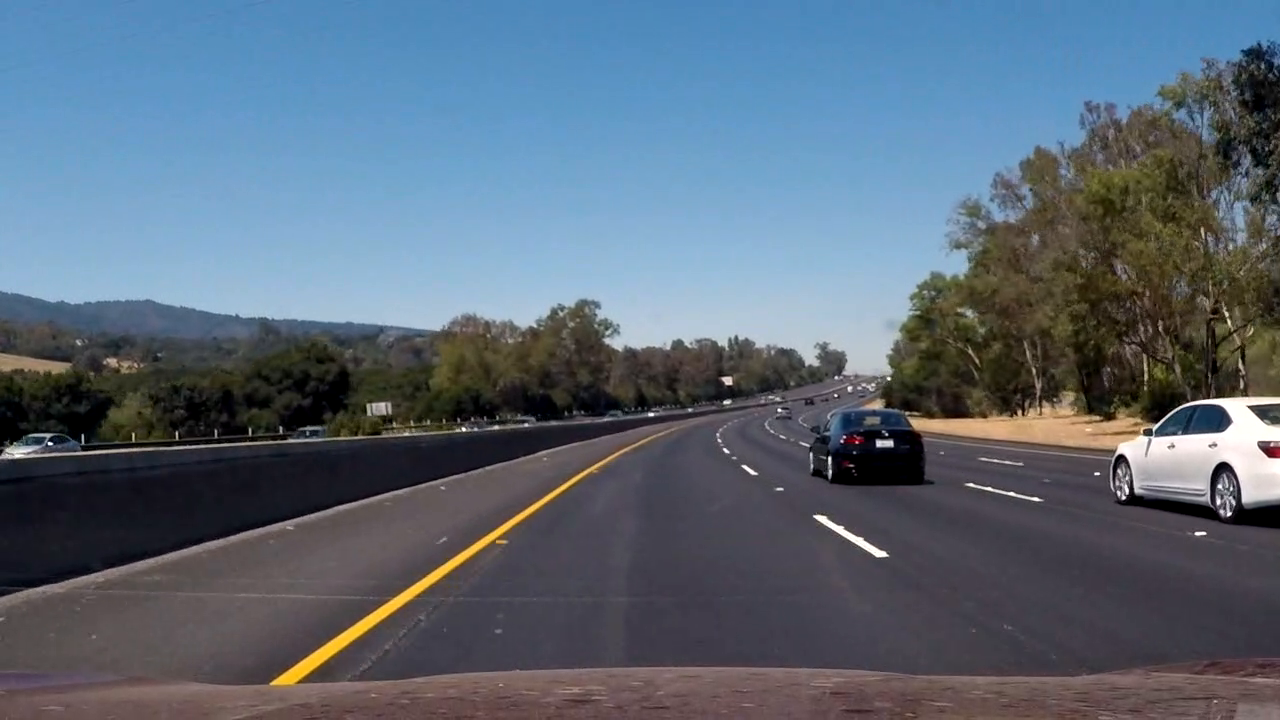
#> input picture test_images/detection_testing/frame_43.png, 1280 x 720 px
$ jupyter execute --allow-errors model_testing.ipynb   (shell and % lines are left out)
#> lines starting #> are read from the running program, lines starting #| are printed output that depends on the picture
[cell 1]
#!/usr/bin/env python -W ignore::DeprecationWarning

import glob, pickle, os, time
from tqdm import tqdm
import numpy as np
import pandas as pd
import cv2

import matplotlib.pyplot as plt
import matplotlib.image as mpimg

from helper_functions import *
from skimage.feature import hog
from skimage.util import img_as_ubyte
from skimage.exposure import rescale_intensity, equalize_adapthist
from skimage.transform import resize
from sklearn.preprocessing import StandardScaler
from sklearn.model_selection import train_test_split
from sklearn.metrics import accuracy_score, f1_score, classification_report
from scipy.ndimage.measurements import label

from sklearn.svm import SVC
from xgboost import XGBClassifier

import warnings
warnings.filterwarnings("ignore")

[cell 2]
### PARAMETERS ###
processed_images = False
clf_train_features_name = None
clf_type = 'xgb'

[cell 3]
# [15 lines left out: function load_images_labels, not called in this run]

[cell 4]
# Feature gen step - same for both training & prediction

# [38 lines left out: function extract_features, not called in this run]

[cell 5]
# [15 lines left out: function dump_clf, not called in this run]

def load_clf(clf_name):
    with open('clfs/'+clf_name, 'rb') as f:
        clf = pickle.load(f)
    f.close()

    return clf

[cell 6]
# [51 lines left out: function train_clf, not called in this run]

[cell 7]
# [16 lines left out: function train_clf_pipeline, not called in this run]

[cell 8]
#train_clf_pipeline(testing = False)

[cell 9]
# For processing new image

# Here is your draw_boxes function from the previous exercise
def draw_boxes(img, bboxes, color=(0, 0, 255), thick=6):
    # Make a copy of the image
    imcopy = np.copy(img)
    # Iterate through the bounding boxes
    for bbox in bboxes:
        # Draw a rectangle given bbox coordinates
        cv2.rectangle(imcopy, bbox[0], bbox[1], color, thick)
    # Return the image copy with boxes drawn
    return imcopy


# Define a function that takes an image,
# start and stop positions in both x and y,
# window size (x and y dimensions),
# and overlap fraction (for both x and y)
def slide_window(img, window_dict, x_overlap=0.75):
    window_list = []
    for y_end in window_dict.keys():
        for win_h in window_dict[y_end]:
            y_start = min(y_end-win_h, img.shape[0])
            x_start = 0
            x_end = min(x_start+win_h, img.shape[1])
            while x_end < img.shape[1]:
                window = ((x_start, y_start), (x_end, y_end))
                window_list.append(window)
                x_start += int(win_h*(1-x_overlap))
                x_end = min(x_start+win_h, img.shape[1])
            x_start = img.shape[1] - win_h
            x_end = img.shape[1]
            window = ((x_start, y_start), (x_end, y_end))
            window_list.append(window)

    # Return the list of windows
    return window_list

[cell 10]
image = mpimg.imread('test_images/detection_testing/frame_43.png')
#> image is the input picture: shape (720, 1280, 3) float32; mean R, G, B 0.355, 0.41, 0.467

window_dict = {
                448: [48],
                472: [64, 72],
                488: [72, 96],
                504: [96, 128],
                520: [96, 128],
                536: [96, 128],
                552: [96, 128, 144, 160],
                576: [144, 160, 192],
                588: [144, 160, 192],
                600: [160, 192],
                624: [192, 216],
                648: [192, 216],
                660: [192, 216]
                }

windows = slide_window(image, window_dict, x_overlap=0.25)
#> windows = 411 items

window_img = draw_boxes(image, windows, color=(0, 0, 255), thick=6)
#> the loop in draw_boxes, `for bbox in bboxes:` made 411 passes
#> bbox on passes 1 to 3: ((0, 400), (48, 448)), ((36, 400), (84, 448)), ((72, 400), (120, 448))
#> after the loop in draw_boxes, `for bbox in bboxes:`:
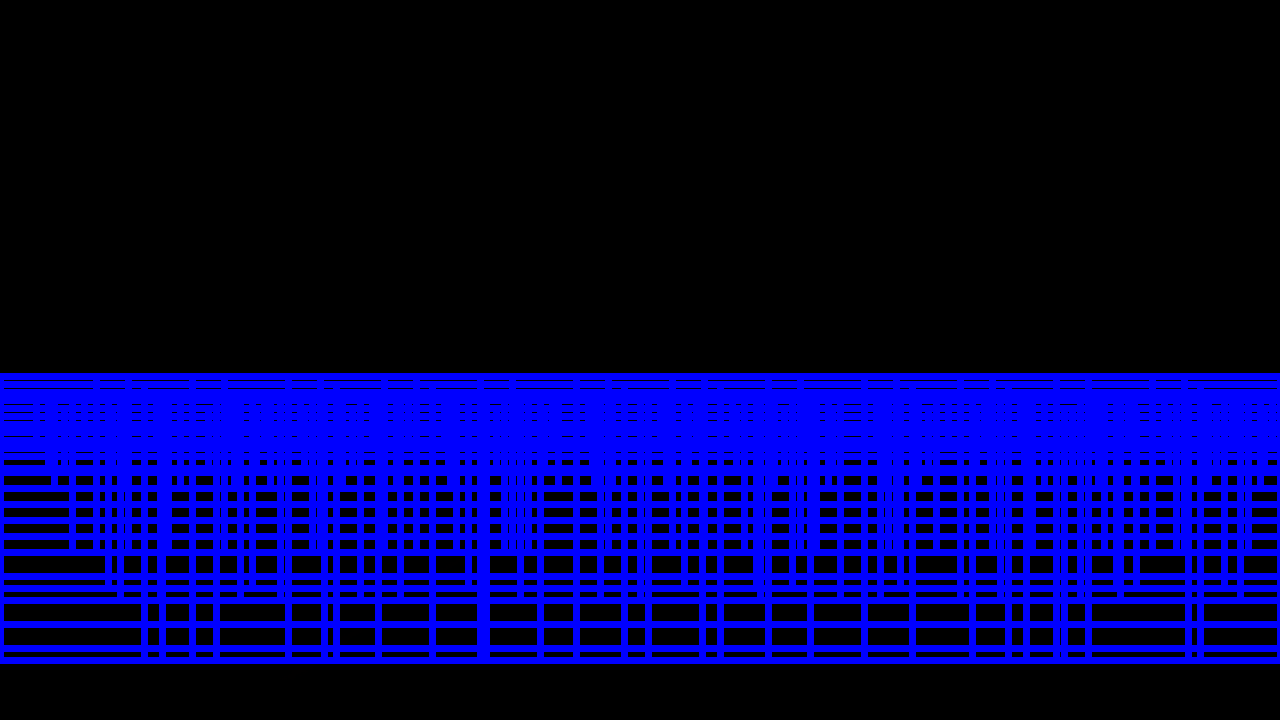
#> imcopy: shape (720, 1280, 3) float32; mean R, G, B 0.3, 0.3, 75

[cell 11]
plt.imshow(window_img)
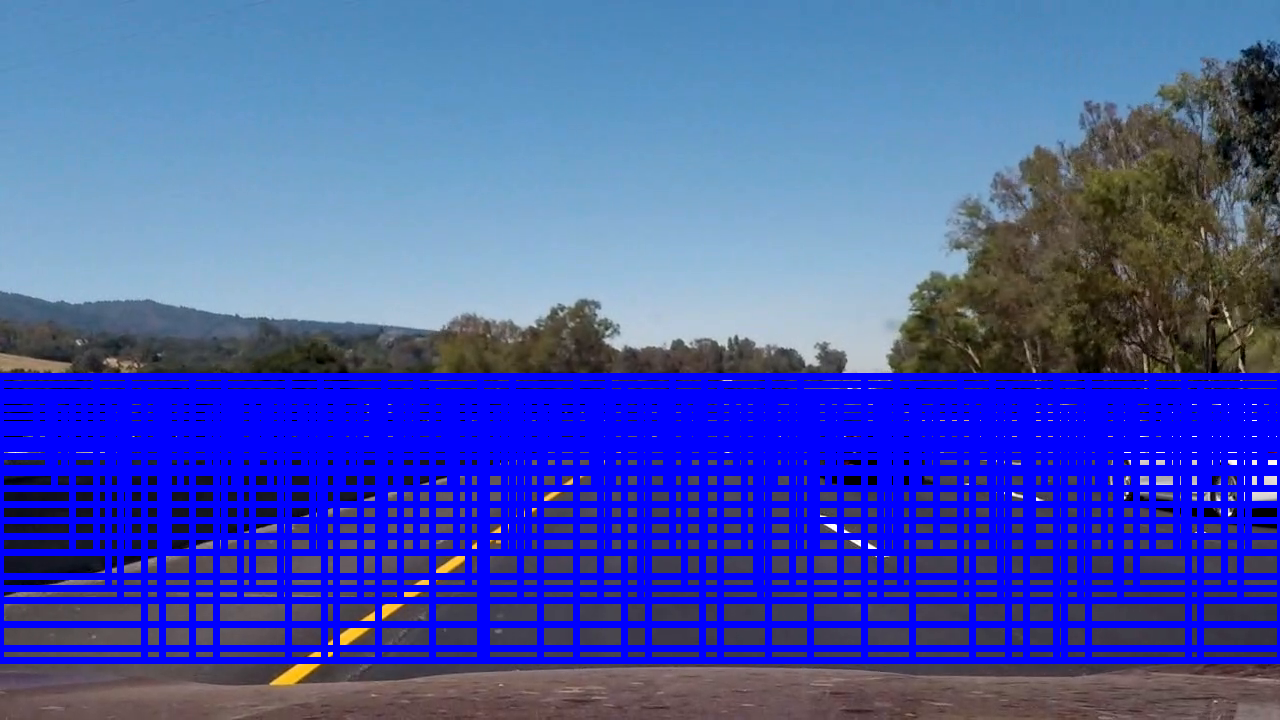
#> shown: shape (720, 1280, 3) float32; mean R, G, B 0.273, 0.333, 0.68

[cell 12]
# [18 lines left out: function detect_cars, not called in this run]

[cell 13]
clf_name = 'xgb_RGB.pickle'
#> (the rest of this cell did not finish here and is left out)

#> (reads clfs/xgb_RGB.pickle from the repository)
scaler_name = 'scaler_RGB.pickle'
scaler = load_clf(scaler_name)

#> (a cell that did not finish here is left out)

#> (a cell that did not finish here is left out)

#> (a cell that did not finish here is left out)

#> (a cell that did not finish here is left out)

[cell 18]
# [9 lines left out: function add_heat, not called in this run]

def apply_threshold(heatmap, threshold):
    # Zero out pixels below the threshold
    heatmap[heatmap < threshold] = 0
    # Return thresholded map
    return heatmap

# [9 lines left out: function expand_labeled_bboxes, not called in this run]

def draw_labeled_bboxes(img, labels):
    # Iterate through all detected cars
    for car_number in range(1, labels[1]+1):
        # Find pixels with each car_number label value
        nonzero = (labels[0] == car_number).nonzero()
        # Identify x and y values of those pixels
        nonzeroy = np.array(nonzero[0])
        nonzerox = np.array(nonzero[1])
        # Define a bounding box based on min/max x and y
        bbox = ((np.min(nonzerox), np.min(nonzeroy)), (np.max(nonzerox), np.max(nonzeroy)))
        print(bbox)
        # Draw the box on the image
        cv2.rectangle(img, bbox[0], bbox[1], (0,0,255), 4)
    # Return the image
    return img

[cell 19]
heatmap = np.zeros(image.shape[:2])
#> (the rest of this cell did not finish here and is left out)

[cell 20]
heat_thresh = 3
heatmap_threshd = apply_threshold(heatmap, heat_thresh)
#> heatmap: shape (720, 1280) float64; every value is 0

labels = label(heatmap_threshd)

fig, ax = plt.subplots(1,1,figsize = (32,18))
ax.set_title('{} cars found'.format(labels[1]), fontsize = 32)
ax.imshow(labels[0])
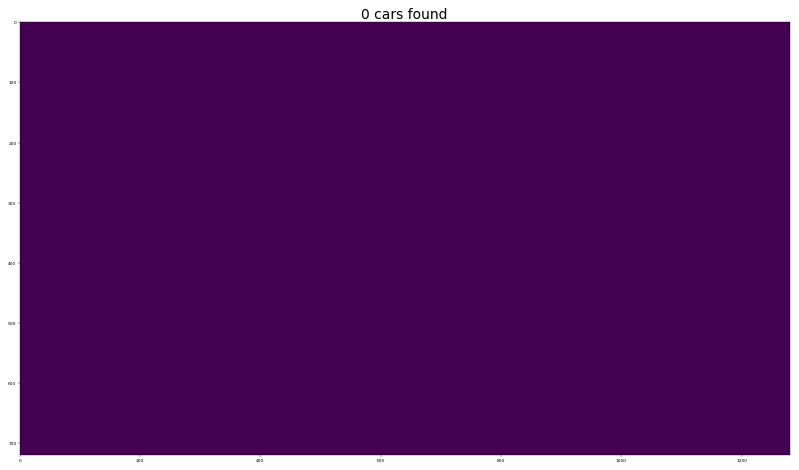
#> figure drawn by matplotlib, 1 panel

#> (a cell that did not finish here is left out)

#> (a cell that did not finish here is left out)

[cell 23]
draw_img = draw_labeled_bboxes(np.copy(image), labels)
